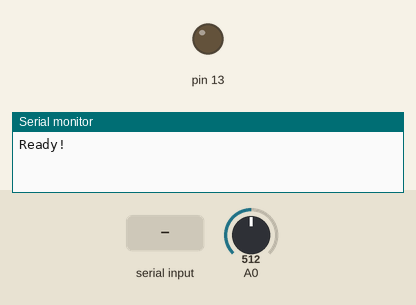
Recording of a sketch running on a simulated Arduino Uno, built with avr-gcc and run on an emulated ATmega328P. On the bench: output pins drawn as LEDs (lit = HIGH), the last lines printed to the serial monitor. Inputs (shaded band) come from the test bench; at power-on: A0 = 512.

Above: at 1.2 s.
1.3 s: "1" received over the second serial link
At 2.4 s:
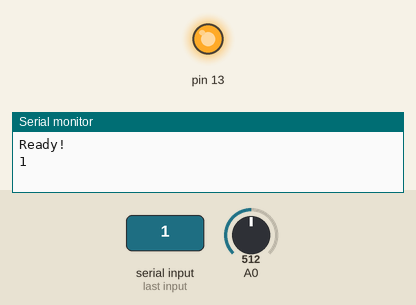
2.8 s: "0" received over the second serial link
At 3.6 s:
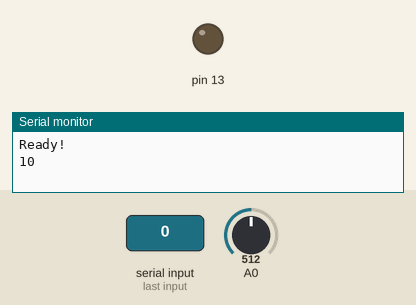
Timing chart, 0 to 5.8 s (numbered marks = the images above; inputs shaded):
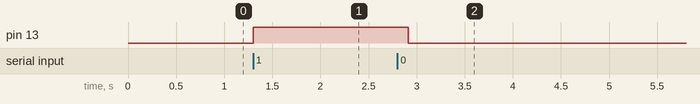

Measured:
- after the input at 1.3 s, pin 13: LOW → HIGH at once
- after the input at 2.8 s, pin 13: HIGH → LOW after 0.11 s

The sketch:

Bluetooth_Analog_Send.ino
```cpp
#include <SoftwareSerial.h>

#define BT_TX 4 // Forbindes til RxD på Hc-05 board
#define BT_RX 7 // Forbindes til TxD på Hc-05 board

SoftwareSerial mySerial(BT_RX, BT_TX);

bool transmit = false;
float sensor = 0.0f;

void setup()
{
 Serial.begin(9600);
 mySerial.begin(9600);
 pinMode(13, OUTPUT);
 Serial.write("Ready!\n");
}

void loop()
{
 if ( mySerial.available() )
 {
   char inBuf = mySerial.read();
   Serial.write( inBuf );
   switch (inBuf)
   {
    case '0':
      digitalWrite(13,LOW);
      transmit=false;
      break;
    case '1':
      digitalWrite(13,HIGH);
      transmit=true;
      break;
   }
 }
 if (transmit)
 {
  sensor= analogRead(A0);
   mySerial.print("Data: ");
   mySerial.println(sensor);
  //mySerial.print("\r\n");
 }
 delay(100);
}
```
